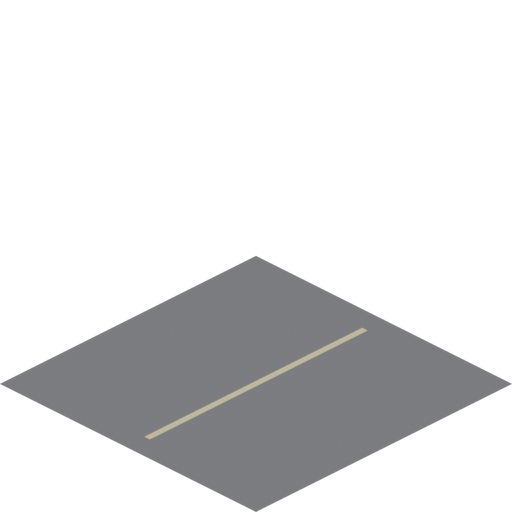
#> input picture try-out/way_flat_test/road_flat_raw.png, 512 x 512 px
$ python postprocess.py
#> lines starting #> are read from the running program, lines starting #| are printed output that depends on the picture; after the words box and inside, x2 and y2 are one past the last pixel; in counts of white or black regions, pixels touching at a corner belong together
"""
Blenderで4倍解像度(512x512)レンダリングした"_raw.png"を128x128に縮小し、
アルファ値を0/255の二値にハード閾値処理する後処理スクリプト。

タイル境界(平面の外周)がアンチエイリアスでそのまま半透明ピクセルになると、
Simutrans上でタイルを連続設置したときに隙間として見えてしまう問題への対策
（ユーザー実機確認で指摘）。LANCZOSで縮小してなめらかな輪郭を保ちつつ、
最後にアルファを二値化することで半透明ピクセルを一切残さない。

上記だけだと今度は境界に色みの差（明るい/暗いフリンジ）が出る問題が別途見つかった。
原因は2つ重なっていた:
1. 透明領域のRGBはBlenderの背景色である黒(0,0,0)のまま保存されており、
   「不透明な物体色」と「透明領域の黒」を混ぜるとリンギングが生じる
   → 縮小前に透明領域のRGBを最も近い不透明ピクセルの色で塗りつぶす(color bleed/dilate)
2. それでも直らなかった。原因はPillowの`Image.resize`がRGBA画像に対して
   アルファを考慮した特殊処理を内部で行っており、RGBだけ塗りつぶしても
   RGBAのまま一括でresizeするとその内部処理でフリンジが再発する
   → RGB(3ch)とアルファ(グレースケール1ch)を完全に別画像として個別にresizeし、
     最後に合成することで解消（`rgb_img.resize(...)`と`alpha_img.resize(...)`を分離）

Usage:
    python postprocess.py
"""

import os
import numpy as np
from PIL import Image

TARGET_SIZE = 128
ALPHA_THRESHOLD = 128  # これ未満は透明(0)、以上は不透明(255)
DILATE_ITERATIONS = 16  # 512px解像度で16px分色を滲ませる（128縮小後で約4px相当）

_NEIGHBOR_OFFSETS = [(-1, 0), (1, 0), (0, -1), (0, 1), (-1, -1), (1, 1), (-1, 1), (1, -1)]

# (raw入力ファイル名, 最終出力ファイル名, アルファ二値化+カラーブリードするか)
FILES = [
    ("road_flat_raw.png", "road_flat.png", True),
    ("road_icon_raw.png", "road_icon.png", False),
    ("rail_flat_raw.png", "rail_flat.png", True),
    ("rail_icon_raw.png", "rail_icon.png", False),
]


def dilate_color(rgb, known_mask, iterations):
    """透明領域のRGBを近傍の既知(不透明)ピクセルの色で塗りつぶす。"""
    rgb = rgb.astype(np.float32).copy()
    mask = known_mask.copy()
    for _ in range(iterations):
        unknown = ~mask
        if not unknown.any():
            break
        sum_rgb = np.zeros_like(rgb)
        count = np.zeros(mask.shape, dtype=np.float32)
        for dy, dx in _NEIGHBOR_OFFSETS:
            shifted_mask = np.roll(np.roll(mask, dy, axis=0), dx, axis=1)
            shifted_rgb = np.roll(np.roll(rgb, dy, axis=0), dx, axis=1)
            contrib = shifted_mask & unknown
            sum_rgb[contrib] += shifted_rgb[contrib]
            count[contrib] += 1
        newly_filled = unknown & (count > 0)
        rgb[newly_filled] = sum_rgb[newly_filled] / count[newly_filled][:, None]
        mask = mask | newly_filled
    return rgb


def process(raw_name, out_name, is_way_image):
#> called with raw_name = 'road_flat_raw.png', out_name = 'road_flat.png', is_way_image = True
    base_dir = os.path.dirname(__file__)
    raw_path = os.path.join(base_dir, raw_name)
    out_path = os.path.join(base_dir, out_name)

    if not is_way_image:
        img = Image.open(raw_path).convert("RGB")
        img = img.resize((TARGET_SIZE, TARGET_SIZE), Image.LANCZOS)
        img.save(out_path)
        print(f"POSTPROCESS_DONE: {raw_name} -> {out_name} ({img.size[0]}x{img.size[1]})")
        return

    arr = np.array(Image.open(raw_path).convert("RGBA"))
#> arr is the input picture: shape (512, 512, 4); mean R, G, B, A 32, 32.1, 33, 63.8
    rgb, alpha = arr[:, :, :3], arr[:, :, 3]
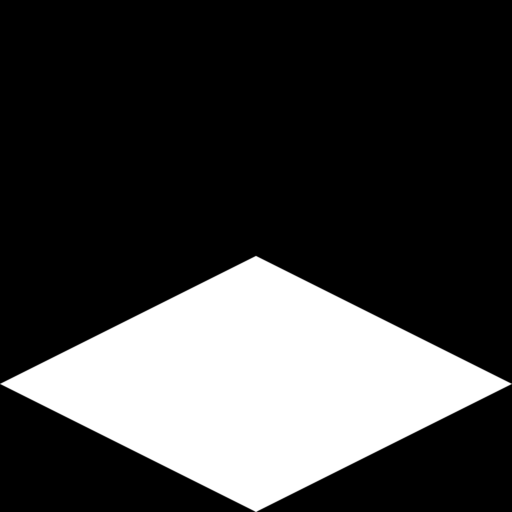
#> alpha: shape (512, 512); min 0, max 255, mean 63.8
    bled_rgb = dilate_color(rgb, alpha > 0, DILATE_ITERATIONS).clip(0, 255).astype(np.uint8)
#> in dilate_color, `mask = known_mask.copy()`:
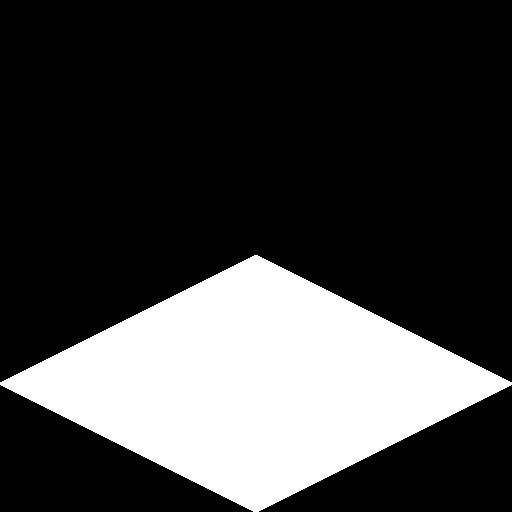
#> mask: shape (512, 512) bool; 25.5% white; 1 white region, box (x1, y1, x2, y2) and area: (0, 255, 512, 512) 66814
#> the loop in dilate_color, `for _ in range(iterations):` made 16 passes
#> pass 1, in dilate_color, `newly_filled = unknown & (count > 0)`:
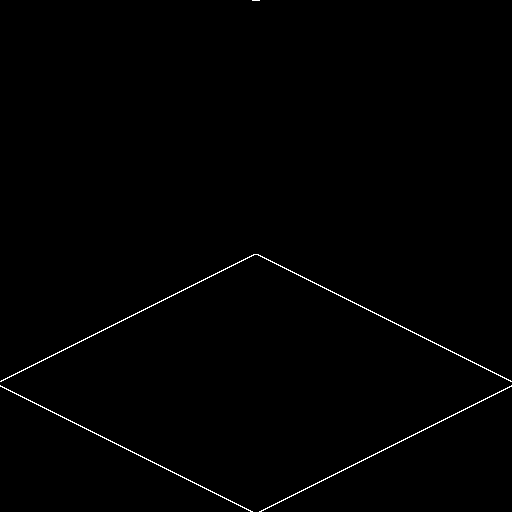
#> newly_filled: shape (512, 512) bool; 0.58% white in thin lines or dots
#> after the loop in dilate_color, `for _ in range(iterations):`:
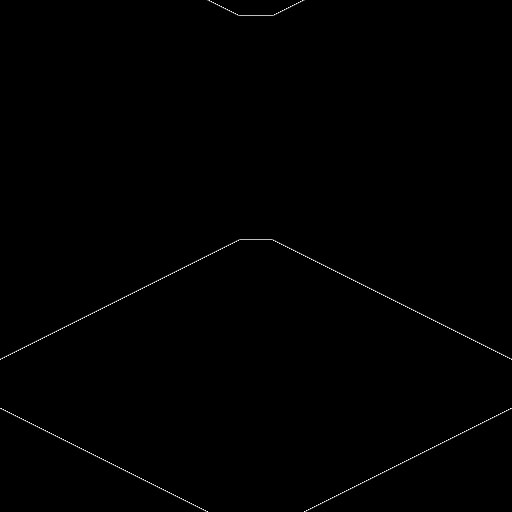
#> count: shape (512, 512) float32; min 0, max 4, mean 0.0135; drawn with min black and max white
#> after the loop in dilate_color, `for _ in range(iterations):`:
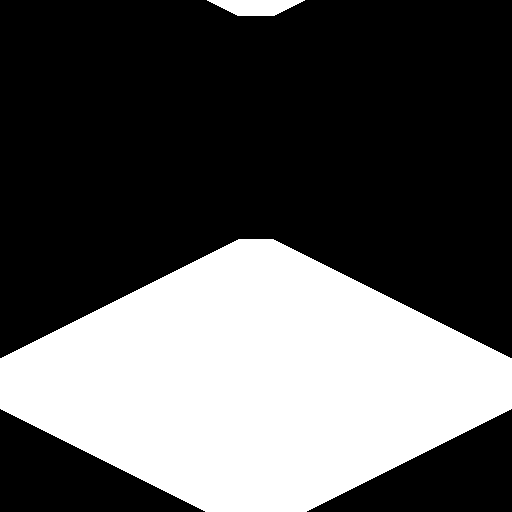
#> mask: shape (512, 512) bool; 34.7% white; 2 white regions, box (x1, y1, x2, y2) and area: (0, 239, 512, 512) 89998, (207, 0, 305, 16) 1088
#> after the loop in dilate_color, `for _ in range(iterations):`:
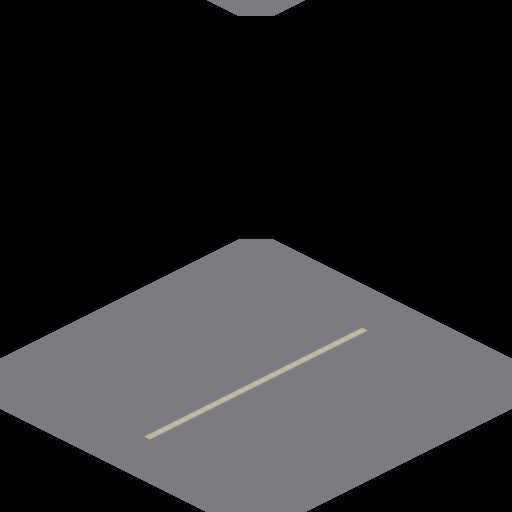
#> rgb: shape (512, 512, 3) float32; mean R, G, B 43.3, 43.4, 44.8

    # RGBとアルファは完全に別画像としてresizeする（一括RGBAでresizeすると
    # PillowのRGBA向け内部処理でフリンジが再発するため。詳細は上のコメント参照）
    rgb_img = Image.fromarray(bled_rgb, "RGB").resize((TARGET_SIZE, TARGET_SIZE), Image.LANCZOS)
    alpha_img = Image.fromarray(alpha, "L").resize((TARGET_SIZE, TARGET_SIZE), Image.LANCZOS)
    alpha_img = alpha_img.point(lambda v: 255 if v >= ALPHA_THRESHOLD else 0)
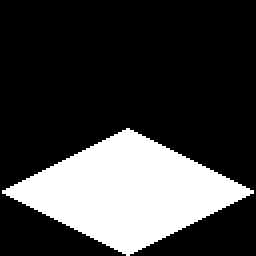
#> alpha_img: PIL image 128x128 L (shown 2 times larger); 25% white; 1 white region, box (x1, y1, x2, y2) and area: (1, 64, 127, 128) 4096

    r, g, b = rgb_img.split()
    img = Image.merge("RGBA", (r, g, b, alpha_img))
    img.save(out_path)
    print(f"POSTPROCESS_DONE: {raw_name} -> {out_name} ({img.size[0]}x{img.size[1]})")
#| POSTPROCESS_DONE: road_flat_raw.png -> road_flat.png (128x128)


if __name__ == "__main__":
    for raw_name, out_name, is_way_image in FILES:
#> (the run stopped early here; a loop or call above may not have finished)
